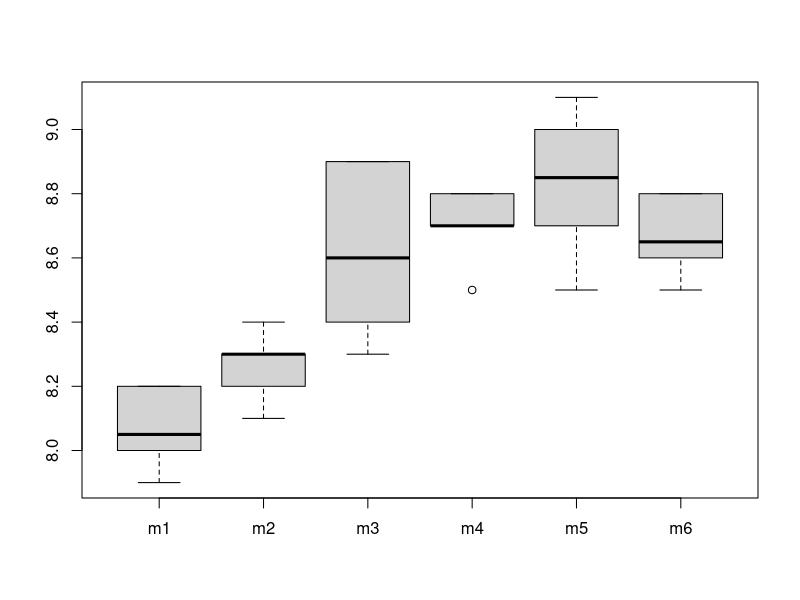
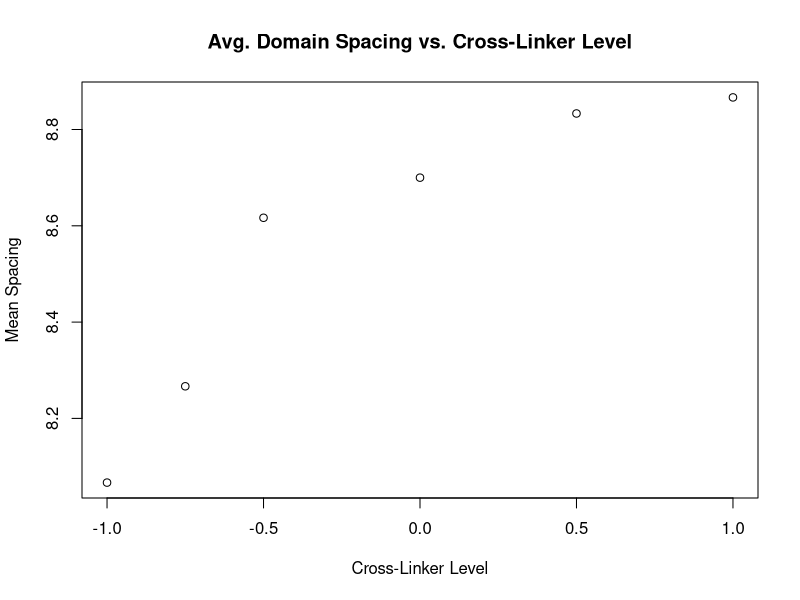

Write the R code that produced these figures, in order.
# FINISHED
rm(list=ls())
if(!is.null(dev.list())) dev.off()
cat("\f")


m1 <- c(8.2, 8, 8.2, 7.9, 8.1, 8)
m2 <- c(8.3, 8.4, 8.3, 8.2, 8.3, 8.1)
m3 <- c(8.9, 8.7, 8.9, 8.4, 8.3, 8.5)
m4 <- c(8.5, 8.7, 8.7, 8.7, 8.8, 8.8)
m5 <- c(8.8, 9.1, 9.0, 8.7, 8.9, 8.5)
m6 <- c(8.6, 8.5, 8.6, 8.7, 8.8, 8.8)


Combined_Groups <- data.frame(cbind(m1, m2, m3, m4, m5, m6))

Stacked_Groups <- stack(Combined_Groups)

AnovaStuff <- aov(values ~ ind, data = Stacked_Groups)

print(summary(AnovaStuff))

boxplot(Combined_Groups)

pValue <- pf(18.88, 5, 30, lower.tail = FALSE)

crossLinkerLevel <- c(-1, -0.75, -0.5, 0, 0.5, 1)
avgSpacing <- c(8.06667, 8.26667, 8.616667, 8.7, 8.8333, 8.86667)

plot(crossLinkerLevel, avgSpacing,
     main = "Avg. Domain Spacing vs. Cross-Linker Level",
     xlab = "Cross-Linker Level", ylab = "Mean Spacing")

